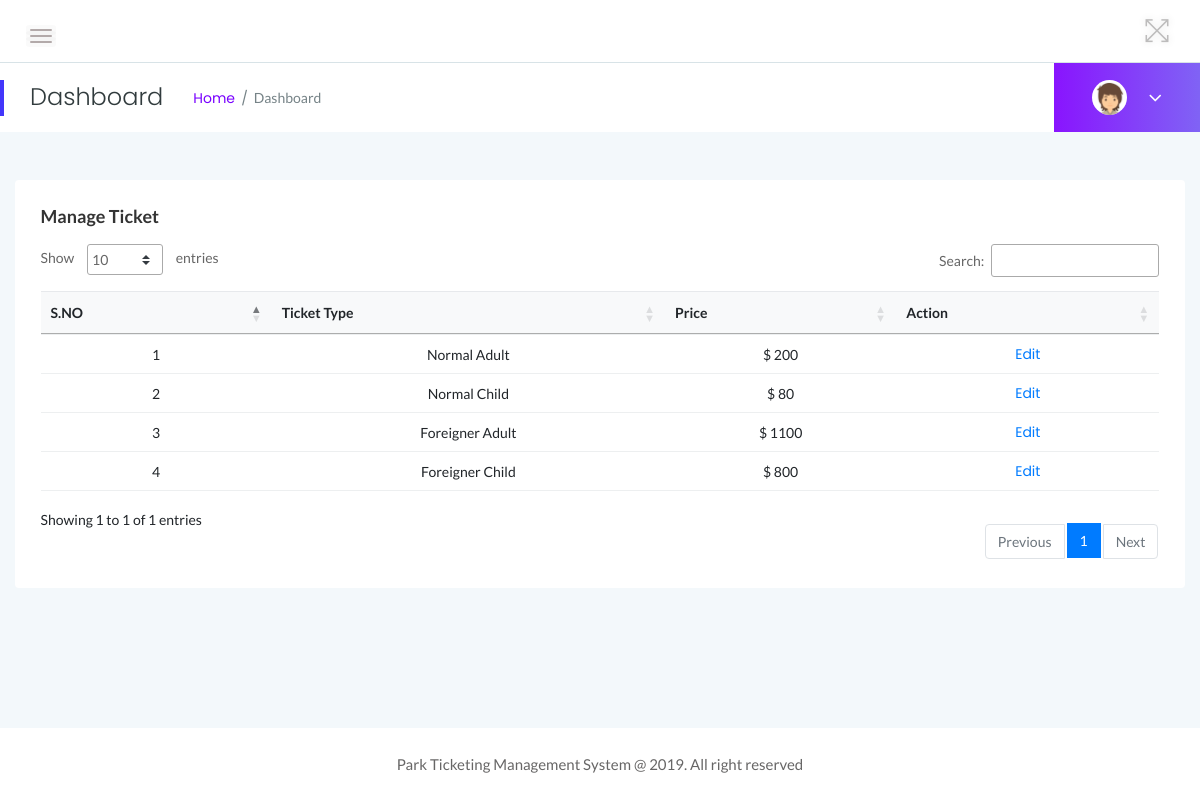
The app's page /ptms/manage-ticket.php (signed in) with its own data.
### tables this page shows
CREATE TABLE `tbltickettype` (
  `ID` int(10) NOT NULL,
  `TicketType` varchar(200) DEFAULT NULL,
  `Price` varchar(50) DEFAULT NULL,
  `CreationDate` timestamp NULL DEFAULT current_timestamp()
);

### ptms/manage-ticket.php (the view, shortened to what this page needs)
<?php
if (strlen($_SESSION['ptmsaid']==0)) {
  header('location:logout.php');
  } else{
?>
<!doctype html>
<html class="no-js" lang="en">
<head>
    <link rel="stylesheet" href="assets/css/bootstrap.min.css">
    <link rel="stylesheet" href="assets/css/font-awesome.min.css">
    <link rel="stylesheet" href="assets/css/themify-icons.css">
    <link rel="stylesheet" href="assets/css/metisMenu.css">
    <link rel="stylesheet" href="assets/css/owl.carousel.min.css">
    <link rel="stylesheet" href="assets/css/slicknav.min.css">
    <link rel="stylesheet" href="https://www.amcharts.com/lib/3/plugins/export/export.css" type="text/css" media="all" />
    <link rel="stylesheet" type="text/css" href="https://cdn.datatables.net/1.10.19/css/jquery.dataTables.css">
    <link rel="stylesheet" type="text/css" href="https://cdn.datatables.net/1.10.18/css/dataTables.bootstrap4.min.css">
    <link rel="stylesheet" type="text/css" href="https://cdn.datatables.net/responsive/2.2.3/css/responsive.bootstrap.min.css">
    <link rel="stylesheet" type="text/css" href="https://cdn.datatables.net/responsive/2.2.3/css/responsive.jqueryui.min.css">
    <link rel="stylesheet" href="assets/css/typography.css">
    <link rel="stylesheet" href="assets/css/default-css.css">
    <link rel="stylesheet" href="assets/css/styles.css">
    <link rel="stylesheet" href="assets/css/responsive.css">
</head>
<body>
    <div class="page-container">
        <div class="main-content">
          <?php include_once('includes/header.php');?>
            <?php include_once('includes/pagetitle.php');?>
            <div class="main-content-inner">
                <div class="row">
                    <div class="col-12 mt-5">
                        <div class="card">
                            <div class="card-body">
                                <h4 class="header-title">Manage Ticket</h4>
                                <div class="data-tables">
                                    <table id="dataTable" class="text-center">
                                        <thead class="bg-light text-capitalize">
                                            <tr>
                                                <th>S.NO</th>
                                                <th>Ticket Type</th>
                                                <th>Price</th>
                                                <th>Action</th>
                                            </tr>
                                        </thead>
                                        <?php
$ret=mysqli_query($con,"select * from tbltickettype");
$cnt=1;
while ($row=mysqli_fetch_array($ret)) {
?>
                                        <tbody>
          <tr data-expanded="true">
            <td><?php echo $cnt;?></td>
                  <td><?php  echo $row['TicketType'];?></td>
                  <td>$ <?php  echo $row['Price'];?></td>
                  <td><a href="edit-ticket.php?editid=<?php echo $row['ID'];?>">Edit</a>
                </tr>
                <?php
$cnt=$cnt+1;
}?>
 </tbody>
                                    </table>
                                </div>
                            </div>
                        </div>
                    </div>
                </div>
            </div>
        </div>
        <?php include_once('includes/footer.php');?>
    </div>
</body>
</html>
<?php }  ?>

### ptms/assets/css/styles.css (style rules this page uses)
.page-container { width: 100%; height: 100%; min-height: 100vh; padding-left: 280px; -webkit-transition: padding-left 0.3s ease 0s; transition: padding-left 0.3s ease 0s; }
.card { border: none; border-radius: 4px; background-color: #fff; -webkit-transition: all 0.3s ease 0s; transition: all 0.3s ease 0s; }
.card-body { padding: 25.6px; padding: 1.6rem; }
.main-content { width: 100%; background: #F3F8FB; }
.main-content-inner { padding: 0 30px 50px; }
.header-title { font-family: 'Lato', sans-serif; font-size: 18px; font-weight: 600; letter-spacing: 0; color: #333; text-transform: capitalize; margin-bottom: 17px; }
table tr th { border-bottom: none; }
table tr th, table tr td { border-top: 1px solid rgba(120, 130, 140, 0.13) !important; }
table.dataTable.no-footer { border-bottom: 1px solid rgba(120, 130, 140, 0.13) !important; }
table.dataTable thead th, table.dataTable thead td { border-bottom-color: transparent; }

### ptms/assets/css/responsive.css (style rules this page uses)
@media (min-width: 1200px) and (max-width: 1364px) { .main-content-inner { padding: 0 15px 50px; } }
@media (min-width: 1200px) and (max-width: 1364px) { .page-container, .sbar_collapsed.page-container { padding-left: 0; } }

### records on screen
tbltickettype: TicketType "Normal Adult", Price "200"
tbltickettype: TicketType "Normal Child", Price "80"
tbltickettype: TicketType "Foreigner Adult", Price "1100"
tbltickettype: TicketType "Foreigner Child", Price "800"
